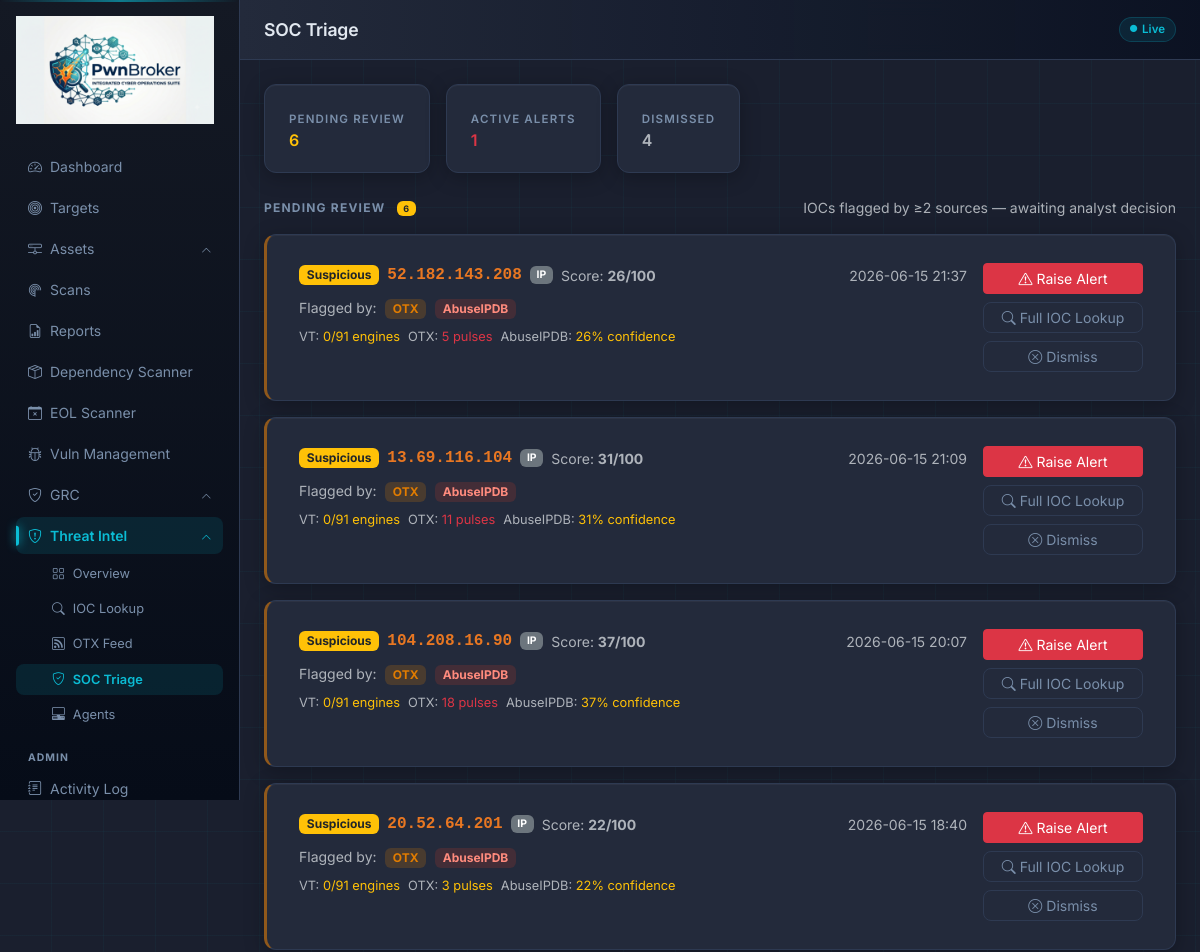
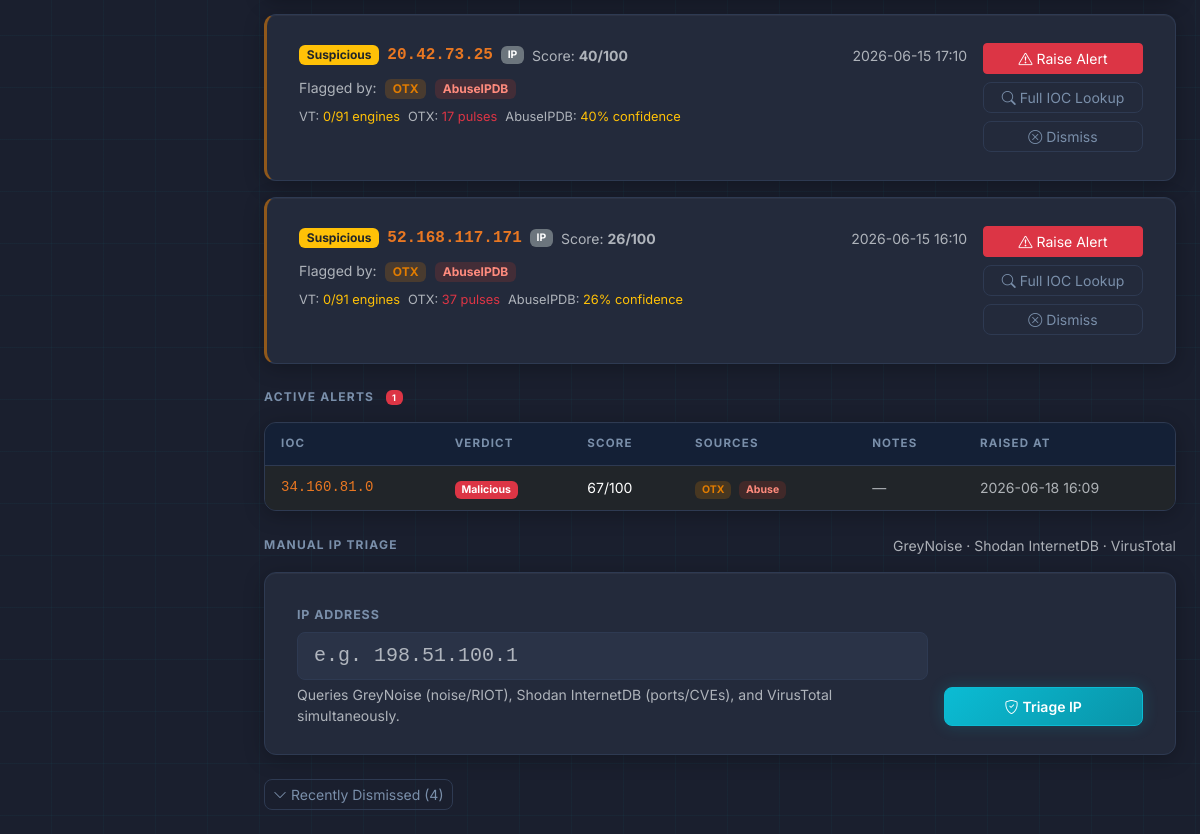
Page /threat/triage (signed in) on the earlier database version (2 pictures, top to bottom).
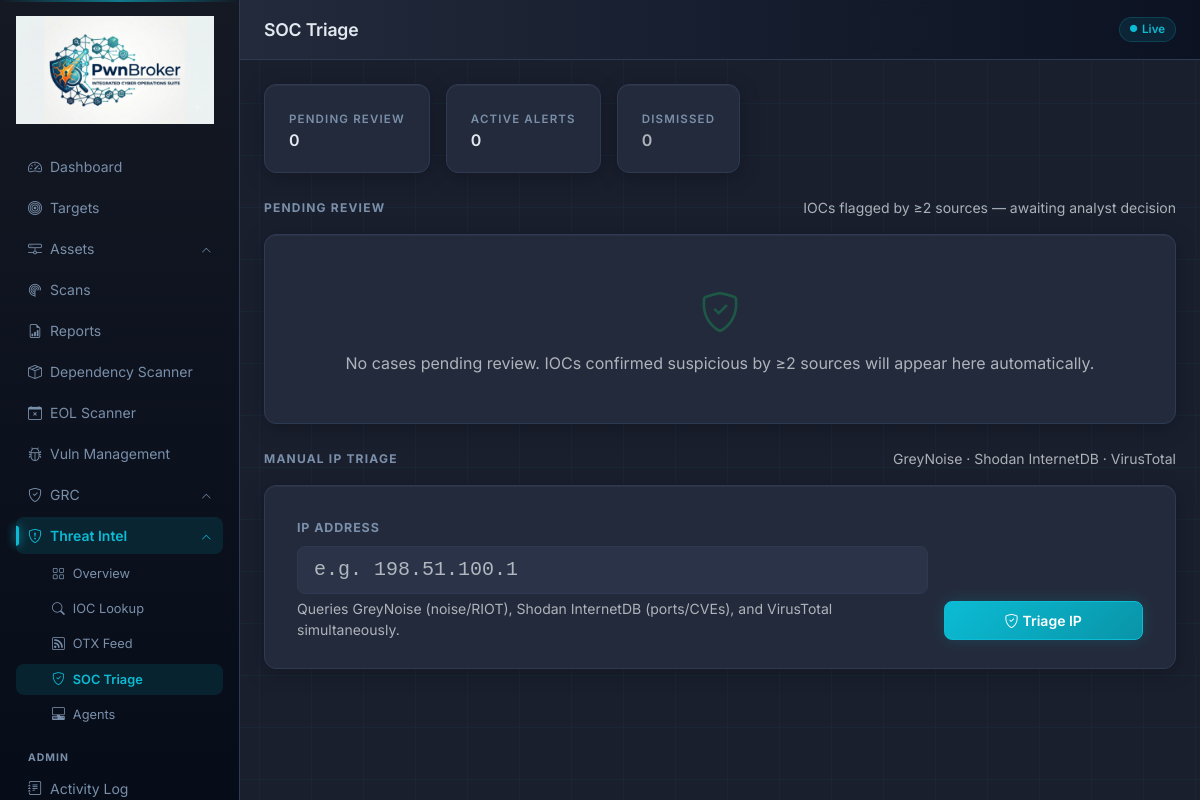
Same page on the later database version.
### app/models.py (models this page shows)
class SocCase(db.Model):
    __tablename__    = "soc_cases"
    id               = db.Column(db.Integer, primary_key=True)
    ioc              = db.Column(db.String(512), nullable=False)
    ioc_type         = db.Column(db.String(20))
    threat_score     = db.Column(db.Integer, default=0)
    verdict          = db.Column(db.String(20))           # suspicious | malicious
    flagging_sources = db.Column(db.Text)                 # JSON list e.g. ["VT","OTX"]
    source_count     = db.Column(db.Integer, default=0)
    otx_result       = db.Column(db.Text)
    vt_result        = db.Column(db.Text)
    abuseipdb_result = db.Column(db.Text)
    status           = db.Column(db.String(20), default="pending")  # pending|alerted|dismissed
    analyst_notes    = db.Column(db.Text)
    created_at       = db.Column(db.DateTime, default=lambda: datetime.now(timezone.utc))
    reviewed_at      = db.Column(db.DateTime)
    reviewed_by      = db.Column(db.Integer, db.ForeignKey("users.id"), nullable=True)
    ioc_record_id    = db.Column(db.Integer, db.ForeignKey("ioc_records.id"), nullable=True)

class TimeConfig(db.Model):
    __tablename__ = "time_config"
    id         = db.Column(db.Integer, primary_key=True)
    timezone   = db.Column(db.String(64),  default="UTC")
    ntp_server = db.Column(db.String(256), default="pool.ntp.org")
    updated_at = db.Column(db.DateTime, default=lambda: datetime.now(timezone.utc))

### app/routes/threat.py (the view, shortened to what this page needs)
@threat_bp.route("/triage", methods=["GET", "POST"])
@login_required
def triage():
    pending   = SocCase.query.filter_by(status="pending").order_by(SocCase.created_at.desc()).all()
    alerted   = SocCase.query.filter_by(status="alerted").order_by(SocCase.reviewed_at.desc()).limit(20).all()
    dismissed = SocCase.query.filter_by(status="dismissed").order_by(SocCase.reviewed_at.desc()).limit(10).all()
    result = None
    error  = None
    ip     = ""
    return render_template("threat/triage.html",
                           pending=pending, alerted=alerted, dismissed=dismissed,
                           result=result, ip=ip, error=error)

### app/models.py (called while the page is built)
    @property
    def is_admin(self):
        return self.role == "admin"

### app/templates/threat/triage.html (shortened to what the changed rows need)
{% extends "base.html" %}
{% block page_title %}SOC Triage{% endblock %}
{% block content %}
<div class="row g-3 mb-4">
  <div class="col-auto">
    <a href="#pending-queue" class="stat-card text-decoration-none" style="color:inherit;display:block">
      <div class="stat-label">Pending Review</div>
      <div class="fw-semibold {% if pending %}text-warning{% endif %}">{{ pending | length }}</div>
    </a>
  </div>
  <div class="col-auto">
    <a href="#active-alerts" class="stat-card text-decoration-none" style="color:inherit;display:block">
      <div class="stat-label">Active Alerts</div>
      <div class="fw-semibold {% if alerted %}text-danger{% endif %}">{{ alerted | length }}</div>
    </a>
  </div>
  <div class="col-auto">
    <div class="stat-card">
      <div class="stat-label">Dismissed</div>
      <div class="fw-semibold text-muted">{{ dismissed | length }}</div>
    </div>
  </div>
</div>
<div class="section-header mb-3" id="pending-queue">
  <span class="section-title">
    Pending Review
    {% if pending %}<span class="badge bg-warning text-dark ms-2">{{ pending | length }}</span>{% endif %}
  </span>
  <span class="text-muted small">IOCs flagged by ≥2 sources — awaiting analyst decision</span>
</div>
{% if not pending %}
<div class="form-card text-center py-5 text-muted mb-4">
  <i class="bi bi-shield-check fs-1 d-block mb-2 text-success opacity-50"></i>
  No cases pending review. IOCs confirmed suspicious by ≥2 sources will appear here automatically.
</div>
{% else %}
{% for case in pending %}
<div class="form-card mb-3" style="border-left:3px solid {% if case.verdict == 'malicious' %}var(--critical){% else %}rgba(217,119,6,0.6){% endif %}">
  <div class="d-flex align-items-start justify-content-between gap-3 flex-wrap">
    <div class="flex-grow-1">
      <div class="d-flex align-items-center gap-2 mb-2 flex-wrap">
        {% if case.verdict == 'malicious' %}
        <span class="badge bg-danger">Malicious</span>
        {% else %}
        <span class="badge bg-warning text-dark">Suspicious</span>
        {% endif %}
        <span class="fw-semibold font-monospace" style="color:var(--accent-orange)">{{ case.ioc }}</span>
        <span class="badge bg-secondary" style="font-size:0.65rem">{{ case.ioc_type | upper }}</span>
        <span class="text-muted small">Score: <strong>{{ case.threat_score }}/100</strong></span>
        <span class="text-muted small ms-auto">{{ case.created_at | localdt('%Y-%m-%d %H:%M') }}</span>
      </div>
      <div class="mb-2">
        <span class="text-muted small">Flagged by:</span>
        {% for src in case.flagging_sources | fromjson %}
          {% if src == 'VirusTotal' %}
          <span class="badge ms-1" style="background:rgba(57,80,222,0.2);color:#8599ff">VT</span>
          {% elif src == 'OTX' %}
          <span class="badge ms-1" style="background:rgba(225,124,0,0.2);color:#e17c00">OTX</span>
          {% elif src == 'AbuseIPDB' %}
          <span class="badge ms-1" style="background:rgba(192,57,43,0.2);color:#ff8b7d">AbuseIPDB</span>
          {% endif %}
        {% endfor %}
      </div>
      <div class="row g-2 mb-2" style="font-size:0.8rem">
        {% if case.vt_result %}{% set vt = case.vt_result | fromjson %}
        <div class="col-auto">
          <span class="text-muted">VT:</span>
          <span class="{% if vt.verdict == 'malicious' %}text-danger{% else %}text-warning{% endif %}">
            {{ vt.malicious or 0 }}/{{ vt.total_engines or '?' }} engines
          </span>
        </div>{% endif %}
        {% if case.otx_result %}{% set otx = case.otx_result | fromjson %}
        <div class="col-auto">
          <span class="text-muted">OTX:</span>
          <span class="{% if otx.verdict == 'malicious' %}text-danger{% else %}text-warning{% endif %}">
            {{ otx.pulse_count or 0 }} pulse{{ 's' if (otx.pulse_count or 0) != 1 }}
          </span>
        </div>{% endif %}
        {% if case.abuseipdb_result %}{% set ab = case.abuseipdb_result | fromjson %}
        <div class="col-auto">
          <span class="text-muted">AbuseIPDB:</span>
          <span class="{% if ab.confidence_score >= 50 %}text-danger{% else %}text-warning{% endif %}">
            {{ ab.confidence_score or 0 }}% confidence
          </span>
        </div>{% endif %}
      </div>
    </div>
    <div class="d-flex flex-column gap-2 flex-shrink-0" style="min-width:160px">
      <form method="POST" action="{{ url_for('threat.triage_alert', case_id=case.id) }}">
        <button class="btn btn-danger btn-sm w-100">
          <i class="bi bi-exclamation-triangle me-1"></i>Raise Alert
        </button>
      </form>
      <a href="{{ url_for('threat.lookup') }}"
         onclick="event.preventDefault();(function(){var f=document.createElement('form');f.method='POST';f.action='{{ url_for('threat.lookup') }}';var i=document.createElement('input');i.name='indicator';i.value='{{ case.ioc }}';f.appendChild(i);document.body.appendChild(f);f.submit();}())"
         class="btn btn-outline-secondary btn-sm w-100">
        <i class="bi bi-search me-1"></i>Full IOC Lookup
      </a>
      <button class="btn btn-outline-secondary btn-sm w-100" type="button"
              data-bs-toggle="collapse" data-bs-target="#dismiss-{{ case.id }}">
        <i class="bi bi-x-circle me-1"></i>Dismiss
      </button>
    </div>
  </div>
</div>
{% endfor %}
{% endif %}
{% if alerted %}
<div class="section-header mb-3 mt-4" id="active-alerts">
  <span class="section-title">
    Active Alerts
    <span class="badge bg-danger ms-2">{{ alerted | length }}</span>
  </span>
</div>
<div class="data-table mb-4">
  <table class="table table-dark table-hover mb-0">
    <thead>
      <tr>
        <th>IOC</th>
        <th>Verdict</th>
        <th>Score</th>
        <th>Sources</th>
        <th>Notes</th>
        <th>Raised At</th>
      </tr>
    </thead>
    <tbody>
      {% for case in alerted %}
      <tr>
        <td class="font-monospace small" style="color:var(--accent-orange)">{{ case.ioc }}</td>
        <td>
          {% if case.verdict == 'malicious' %}
          <span class="badge bg-danger">Malicious</span>
          {% else %}
          <span class="badge bg-warning text-dark">Suspicious</span>
          {% endif %}
        </td>
        <td class="small">{{ case.threat_score }}/100</td>
        <td class="small">
          {% for src in case.flagging_sources | fromjson %}
            {% if src == 'VirusTotal' %}<span class="badge me-1" style="background:rgba(57,80,222,0.2);color:#8599ff">VT</span>
            {% elif src == 'OTX' %}<span class="badge me-1" style="background:rgba(225,124,0,0.2);color:#e17c00">OTX</span>
            {% elif src == 'AbuseIPDB' %}<span class="badge me-1" style="background:rgba(192,57,43,0.2);color:#ff8b7d">Abuse</span>
            {% endif %}
          {% endfor %}
        </td>
        <td class="small text-muted">{{ case.analyst_notes or '—' }}</td>
        <td class="text-muted small">{{ case.reviewed_at | localdt('%Y-%m-%d %H:%M') if case.reviewed_at else '—' }}</td>
      </tr>
      {% endfor %}
    </tbody>
  </table>
</div>
{% endif %}
<div class="section-header mb-3 mt-4">
  <span class="section-title">Manual IP Triage</span>
  <span class="text-muted small">GreyNoise · Shodan InternetDB · VirusTotal</span>
</div>
<div class="form-card mb-4">
  <form method="POST">
  </form>
</div>
{% if dismissed %}
<div class="mt-2">
  <button class="btn btn-sm btn-outline-secondary" type="button"
          data-bs-toggle="collapse" data-bs-target="#dismissed-list">
    <i class="bi bi-chevron-down me-1"></i>Recently Dismissed ({{ dismissed | length }})
  </button>
</div>
{% endif %}
{% endblock %}

Differences in the rows shown:
removed SocCase: verdict "Suspicious", ioc "52.182.143.208", ioc_type "IP", threat_score "26", created_at|localdt "2026-06-15 21:37", malicious "0", total_engines "91", pulse_count "5", pulse_count "s", shown under "SOC Triage"
removed SocCase: verdict "Suspicious", ioc "13.69.116.104", ioc_type "IP", threat_score "31", created_at|localdt "2026-06-15 21:09", malicious "0", total_engines "91", pulse_count "11", pulse_count "s", shown under "SOC Triage"
removed SocCase: verdict "Suspicious", ioc "104.208.16.90", ioc_type "IP", threat_score "37", created_at|localdt "2026-06-15 20:07", malicious "0", total_engines "91", pulse_count "18", pulse_count "s", shown under "SOC Triage"
removed SocCase: verdict "Suspicious", ioc "20.52.64.201", ioc_type "IP", threat_score "22", created_at|localdt "2026-06-15 18:40", malicious "0", total_engines "91", pulse_count "3", pulse_count "s", shown under "SOC Triage"
removed SocCase: verdict "Suspicious", ioc "20.42.73.25", ioc_type "IP", threat_score "40", created_at|localdt "2026-06-15 17:10", malicious "0", total_engines "91", pulse_count "17", pulse_count "s", shown under "SOC Triage"
removed SocCase: verdict "Suspicious", ioc "52.168.117.171", ioc_type "IP", threat_score "26", created_at|localdt "2026-06-15 16:10", malicious "0", total_engines "91", pulse_count "37", pulse_count "s", shown under "SOC Triage"
removed SocCase: ioc "34.160.81.0", verdict "Malicious", threat_score "67", analyst_notes "—", reviewed_at|localdt "2026-06-18 16:09"
Other differences:
{{ pending | length }}: "6" → "0"
{{ alerted | length }}: "1" → "0"
{{ dismissed | length }}: "4" → "0"
{{ pending | length }}: "6" → (not shown)
{{ alerted | length }}: "1" → (not shown)
{{ dismissed | length }}: "4" → (not shown)
text no longer shown: "ACTIVE ALERTS IOC VERDICT SCORE SOURCES NOTES RAISED AT Recently Dismissed ( )"
text now shown: "No cases pending review. IOCs confirmed suspicious by ≥2 sources will appear here automatically."
